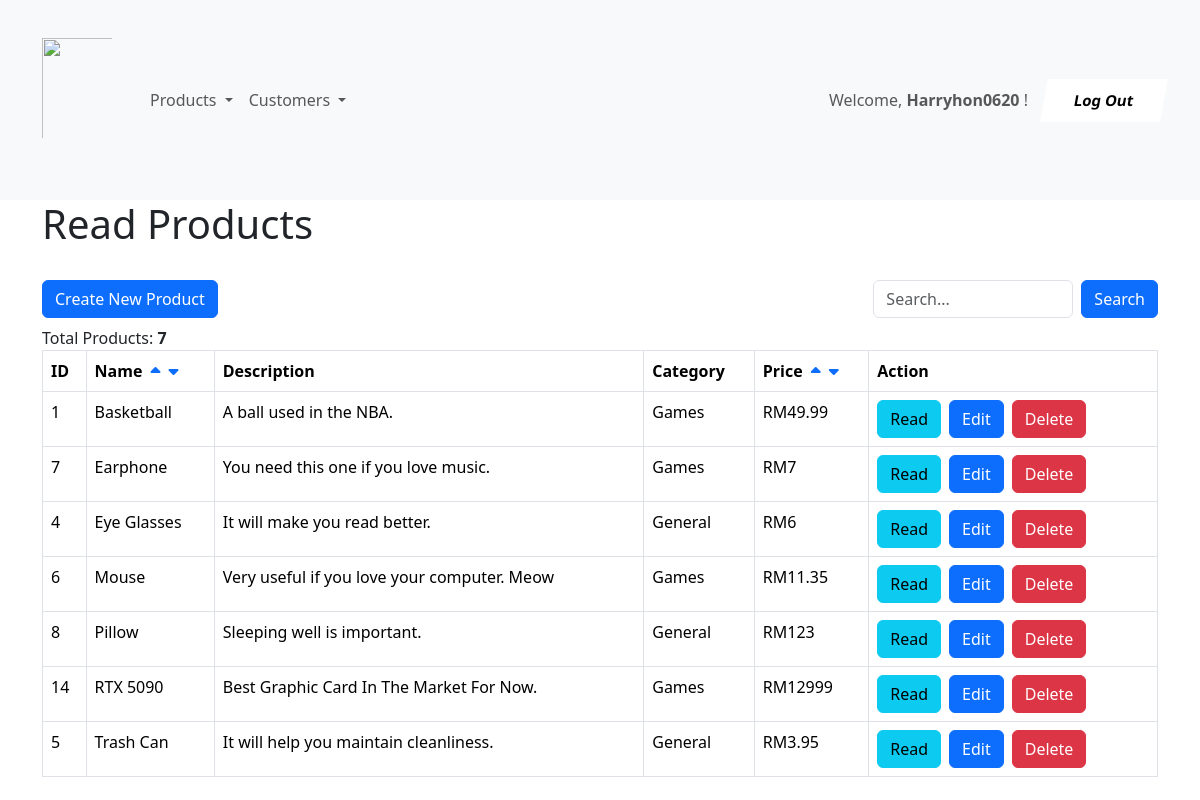
The page /shop/product_listing.php?sort=name&ascdesc=asc (signed in) on the database its author committed.
### tables this page shows
CREATE TABLE IF NOT EXISTS `products` (
  `id` int NOT NULL AUTO_INCREMENT,
  `name` varchar(128) NOT NULL,
  `description` text NOT NULL,
  `product_cat` int NOT NULL,
  `price` double NOT NULL,
  `promotion_price` double NOT NULL,
  `manufacture_date` datetime NOT NULL,
  `expired_date` datetime NOT NULL,
  `created` datetime NOT NULL,
  `modified` timestamp NOT NULL DEFAULT CURRENT_TIMESTAMP ON UPDATE CURRENT_TIMESTAMP,
  PRIMARY KEY (`id`)
);

CREATE TABLE IF NOT EXISTS `product_cat` (
  `product_cat_id` int NOT NULL,
  `product_cat_name` varchar(128) NOT NULL,
  `product_cat_description` text NOT NULL,
  PRIMARY KEY (`product_cat_id`)
);

### shop/product_listing.php (the view, shortened to what this page needs)
<!DOCTYPE HTML>
<html>
<head>
    <link href="https://cdn.jsdelivr.net/npm/bootstrap@5.3.3/dist/css/bootstrap.min.css" rel="stylesheet">
    <link rel="stylesheet" href="https://cdnjs.cloudflare.com/ajax/libs/font-awesome/6.0.0-beta3/css/all.min.css">
</head>
<body>
    <?php
    include 'menu.php';
    ?>
    <div class="container">
        <div class="page-header">
            <h1>Read Products</h1>
        </div>
        <?php
        include 'config/database.php';
        $query = "SELECT id, name, description, price, product_cat_name FROM products
        INNER JOIN product_cat ON products.product_cat = product_cat.product_cat_id";
        $sort_column = isset($_GET['sort']) ? $_GET['sort'] : "id";
        $sort_order = (isset($_GET['ascdesc']) && $_GET['ascdesc'] == "desc") ? "DESC" : "ASC";
        $query .= " ORDER BY $sort_column $sort_order";
        $stmt = $con->prepare($query);
        $stmt->execute();
        $num = $stmt->rowCount();
        echo "<br> <div class='container-fiuld d-flex gap-2 justify-content-between align-items-center'>";
        echo "<a href='product_create.php' class='btn btn-primary m-b-1em mb-2'>Create New Product</a>";
        echo "<div class='d-flex align-items-center'>
        <form method='GET' class='d-flex align-items-center'>
        <input type='text' name='name' class='form-control me-2 mb-2' placeholder='Search...' style='width: 200px; height: 38px;'></input>";
        echo "<br><button type='submit' class='btn btn-primary m-b-1em mb-2'>Search</button>";
        echo "</form></div></div>";
        if ($num > 0) {
            echo "Total Products: <strong>" . $num . "</strong>";
            echo "<table class='table table-hover table-responsive table-bordered'>";
            echo "<tr>";
            echo "<th>ID</th>";
            echo "<th><div class='d-flex gap-2 align-items-center'>Name
                <a href='?sort=name&ascdesc=asc'><i class='fa-solid fa-caret-up'></i></a>
                <a href='?sort=name&ascdesc=desc'><i class='fa-solid fa-caret-down'></i>
            </div></th>";
            echo "<th>Description</th>";
            echo "<th>Category</th>";
            echo "<th><div class='d-flex gap-2'>Price
                <a href='?sort=price&ascdesc=asc'><i class='fa-solid fa-caret-up'></i>
                <a href='?sort=price&ascdesc=desc'><i class='fa-solid fa-caret-down'></i>
            </div></th>";
            echo "<th>Action</th>";
            echo "</tr>";
            while ($row = $stmt->fetch(PDO::FETCH_ASSOC)) {
                extract($row);
                echo "<tr>";
                echo "<td>{$id}</td>";
                echo "<td>{$name}</td>";
                echo "<td>{$description}</td>";
                echo "<td>{$product_cat_name}</td>";
                echo "<td>RM{$price}</td>";
                echo "<td>";
                echo "<a href='product_details.php?id={$id}' class='btn btn-info m-r-1em me-2'>Read</a>";
                echo "<a href='product_update.php?id={$id}' class='btn btn-primary m-r-1em me-2'>Edit</a>";
                echo "<a href='#' onclick='delete_user({$id});'  class='btn btn-danger me-2'>Delete</a>";
                echo "</td>";
                echo "</tr>";
            }
            echo "</table>";
        }
        else {
            echo "<div class='alert alert-danger'>No records found.</div>";
        }
        ?>
    </div>
</body>
</html>

### rows shown on the page
products: id "1", name "Basketball", description "A ball used in the NBA.", product_cat.product_cat_name "Games", price "49.99"
products: id "7", name "Earphone", description "You need this one if you love music.", product_cat.product_cat_name "Games", price "7"
products: id "4", name "Eye Glasses", description "It will make you read better.", product_cat.product_cat_name "General", price "6"
products: id "6", name "Mouse", description "Very useful if you love your computer. Meow", product_cat.product_cat_name "Games", price "11.35"
products: id "8", name "Pillow", description "Sleeping well is important.", product_cat.product_cat_name "General", price "123"
products: id "14", name "RTX 5090", description "Best Graphic Card In The Market For Now.", product_cat.product_cat_name "Games", price "12999"
products: id "5", name "Trash Can", description "It will help you maintain cleanliness.", product_cat.product_cat_name "General", price "3.95"

### other values the page prints
$_SESSION['username'] "Harryhon0620"
$num "7"
